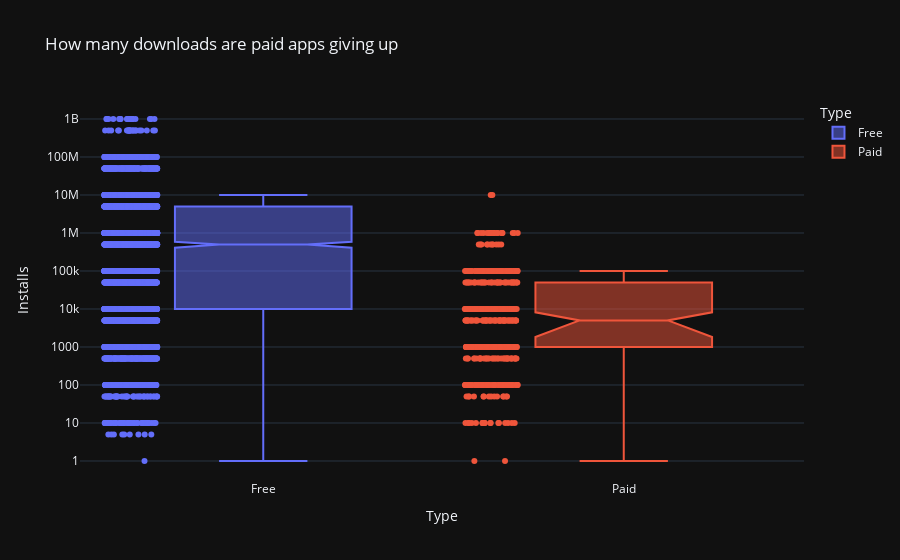

Notebook code for this chart:
### Markdown cell above
""# Plotly Box Plots: Lost Downloads for Paid Apps

**Challenge**: Create a box plot that shows the number of Installs for free versus paid apps. How does the median number of installations compare? Is the difference large or small?

Use the [Box Plots Guide](https://plotly.com/python/box-plots/) and the [.box API reference](https://plotly.com/python-api-reference/generated/plotly.express.box.html) to create the following chart. 

<img src=https://imgur.com/uVsECT3.png>

### Code cell
# df_installs = df_apps_clean.groupby("Type", as_index=False).agg({"Installs": pd.Series.sum})
# df_installs
fig = px.box(data_frame=df_apps_clean, x="Type", y="Installs", color="Type", title="How many downloads are paid apps giving up", points="all", notched=True)
fig.update_layout(yaxis=dict(type="log"))
fig.show()

### Figure 1 — Plotly figure (JSON) as saved in the notebook; plotly's stock layout.template omitted (floating-point values rounded to 4 significant figures; data arrays with more than 128 entries replaced by an {"elided": "..."} marker saying what was removed)
{"data": [{"alignmentgroup": "True", "boxpoints": "all", "hovertemplate": "Type=%{x}<br>Installs=%{y}<extra></extra>", "legendgroup": "Free", "marker": {"color": "#636efa"}, "name": "Free", "notched": true, "offsetgroup": "Free", "orientation": "v", "showlegend": true, "x": {"elided": "7595 str values"}, "x0": " ", "xaxis": "x", "y": {"elided": "7595 int values"}, "y0": " ", "yaxis": "y", "type": "box"}, {"alignmentgroup": "True", "boxpoints": "all", "hovertemplate": "Type=%{x}<br>Installs=%{y}<extra></extra>", "legendgroup": "Paid", "marker": {"color": "#EF553B"}, "name": "Paid", "notched": true, "offsetgroup": "Paid", "orientation": "v", "showlegend": true, "x": {"elided": "589 str values"}, "x0": " ", "xaxis": "x", "y": {"elided": "589 int values"}, "y0": " ", "yaxis": "y", "type": "box"}], "layout": {"xaxis": {"anchor": "y", "domain": [0.0, 1.0], "title": {"text": "Type"}, "categoryorder": "array", "categoryarray": ["Free", "Paid"]}, "yaxis": {"anchor": "x", "domain": [0.0, 1.0], "title": {"text": "Installs"}, "type": "log"}, "legend": {"title": {"text": "Type"}, "tracegroupgap": 0}, "title": {"text": "How many downloads are paid apps giving up"}, "boxmode": "overlay"}}
